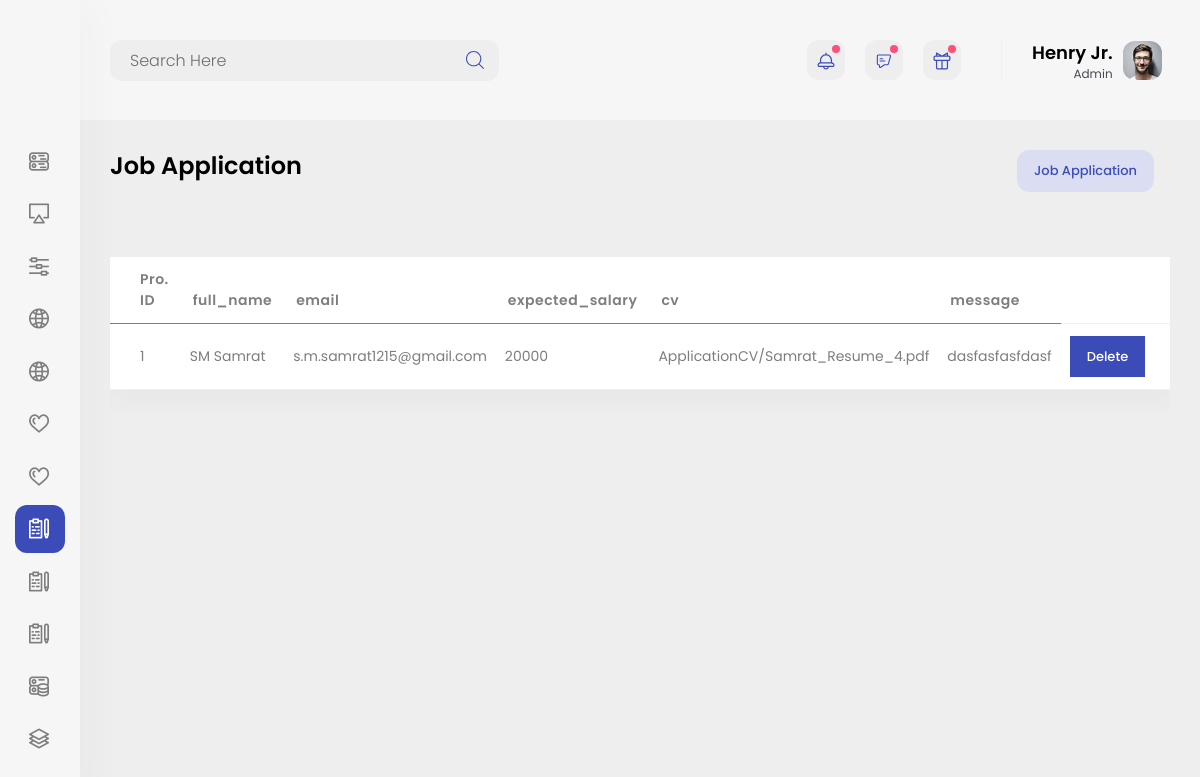
The page /dashboard/job-application-view/ on the database as committed earlier.
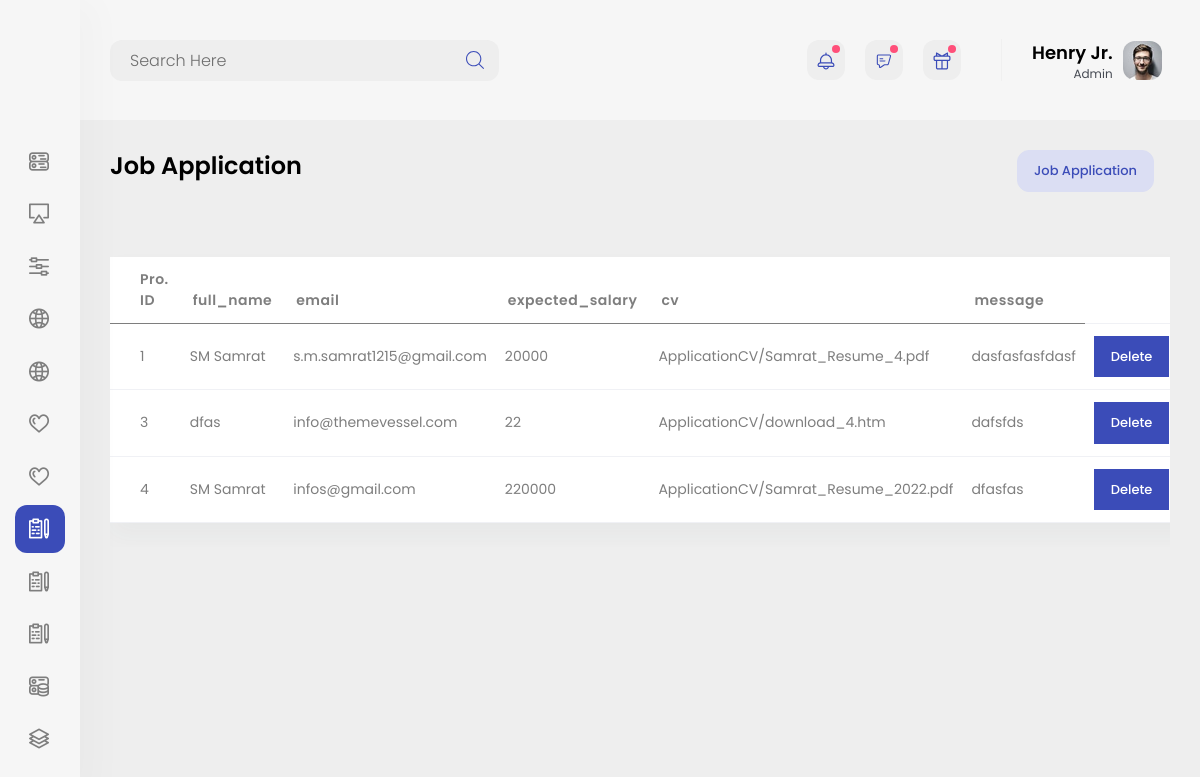
The same page on the database as committed later.
### indexApp/models.py (models this page shows, shortened)
class JobApplication(models.Model):
    full_name= models.CharField(max_length = 150)
    email = models.EmailField()
    phone= models.CharField(max_length = 150)
    expected_salary= models.CharField(max_length = 150)
    cv= models.FileField(upload_to='ApplicationCV')
    message = models.TextField()

### dashboard/views.py (the view)
# urls.py: path('job-application-view/',job_application_view, name='job_application_view'),
def job_application_view(request):
    query = JobApplication.objects.all()
    return render(request,'dashboard/get_in_touch/job_application_view.html',{'query':query})

### dashboard/templates/dashboard/get_in_touch/job_application_view.html (shortened to what this page needs)
{% extends 'dashboard/base.html'%}
{% load static %}
{% block content %}
<div class="content-body">
    <div class="container-fluid">
        <div class="form-head page-titles d-flex  align-items-center">
            <div class="mr-auto  d-lg-block">
                <h2 class="text-black font-w600">Job Application</h2>
            </div>
            <a href="{% url 'job_application_view' %}" class="btn btn-primary rounded light mr-3">Job Application</a>
        </div>
        <div class="row">
            <div class="col-xl-12">
                <div class="table-responsive table-hover fs-14">
                    <table class="table table-hover display mb-4 dataTablesCard  card-table" id="example-5">
                        <thead>
                            <tr>
                                <th>Pro. ID</th>
                                <th>full_name</th>
                                <th>email</th>
                                <th>expected_salary </th>
                                <th>cv</th>
                                <th>message</th>
                            </tr>
                        </thead>
                        <tbody>
                            {% for i in query %}
                            <tr>
                                <td>{{i.id}}</td>
                                <td>{{i.full_name}}</td>
                                <td>{{i.email}}</td>
                                <td>{{i.expected_salary}}</td>
                                <td>{{i.cv}}</td>
                                <td>{{i.message}}</td>
                                <td> <a href="{% url 'job_application_delete' i.id %}"> <button class="btn btn-primary">Delete</button></a> </td>
                            </tr>
                            {% endfor %}
                        </tbody>
                    </table>
                </div>
            </div>
        </div>
    </div>
</div>
{% endblock content %}

Rows that differ between the two databases and show on the page:
added JobApplication: id "3", full_name "dfas", email "info@themevessel.com", expected_salary "22", cv "ApplicationCV/download_4.htm", message "dafsfds"
added JobApplication: id "4", full_name "SM Samrat", email "infos@gmail.com", expected_salary "220000", cv "ApplicationCV/Samrat_Resume_2022.pdf", message "dfasfas"
